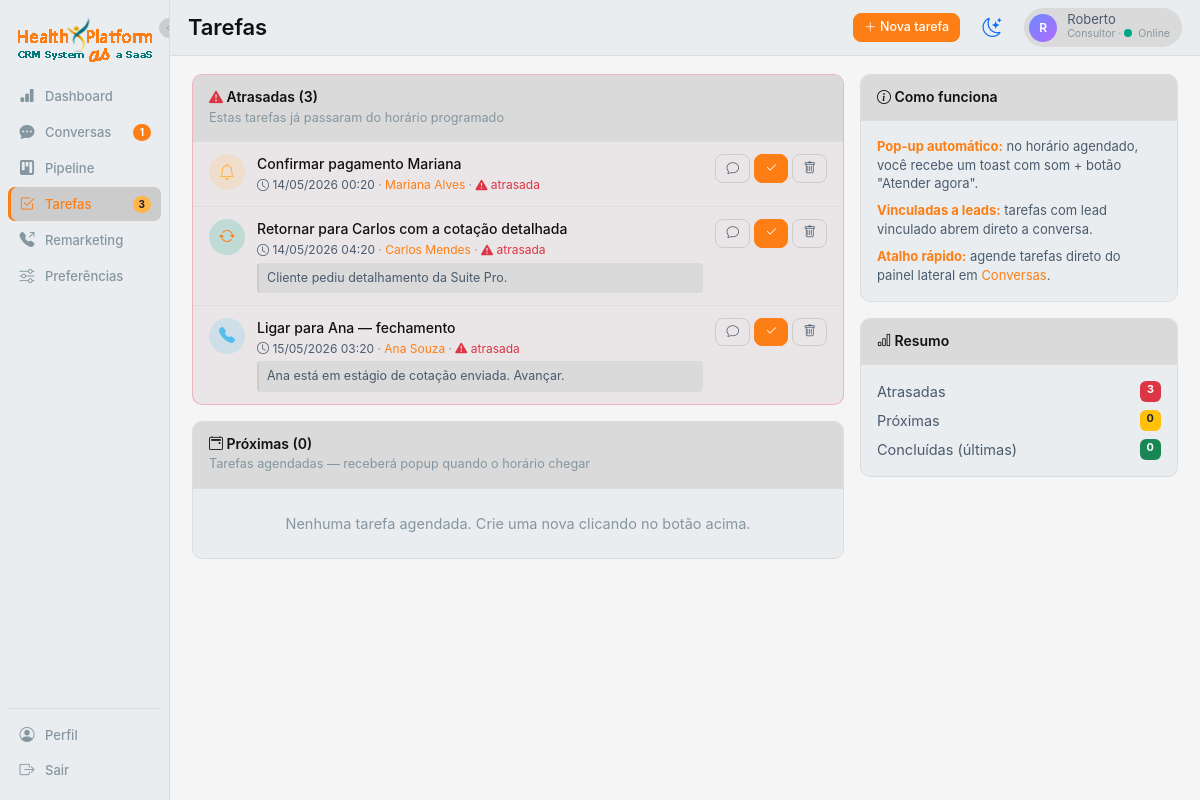
The app's page /tarefas (signed in), older data.
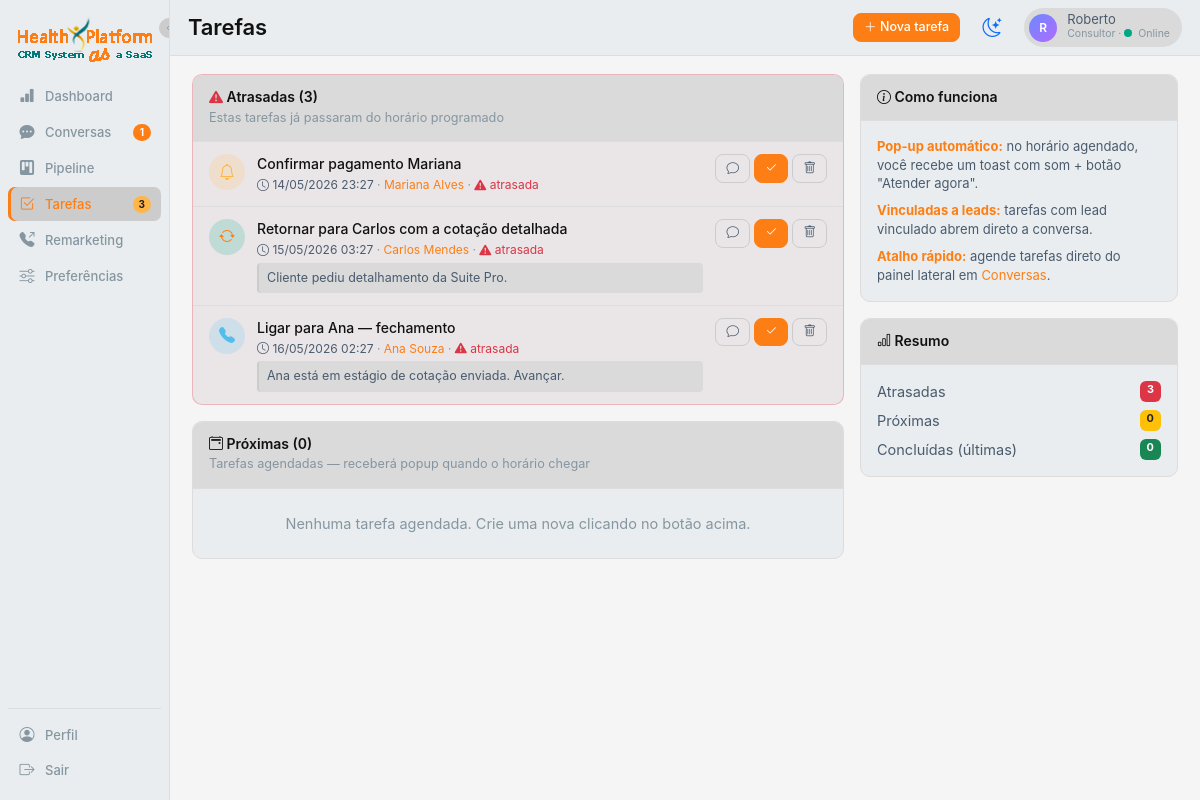
The same page, newer data.
### app.py (models this page shows, shortened)
class Task(db.Model):
    __tablename__ = 'tasks'
    id = db.Column(db.Integer, primary_key=True)
    user_id = db.Column(db.Integer, db.ForeignKey('users.id'), nullable=False)
    lead_id = db.Column(db.Integer, db.ForeignKey('leads.id'))  # opcional
    title = db.Column(db.String(200), nullable=False)
    description = db.Column(db.Text, default='')
    kind = db.Column(db.String(30), default='lembrete')  # lembrete | ligacao | followup_manual | reuniao
    scheduled_at = db.Column(db.DateTime, nullable=False)
    done = db.Column(db.Boolean, default=False)
    done_at = db.Column(db.DateTime)
    triggered = db.Column(db.Boolean, default=False)  # se já mostrou popup
    created_at = db.Column(db.DateTime, default=datetime.utcnow)
    user = db.relationship('User', backref='tasks')
    lead = db.relationship('Lead')

class Lead(db.Model):
    __tablename__ = 'leads'
    id = db.Column(db.Integer, primary_key=True)
    name = db.Column(db.String(120), nullable=False)
    phone = db.Column(db.String(40))
    email = db.Column(db.String(120))
    company = db.Column(db.String(120))
    source = db.Column(db.String(60), default='manual')  # origem (OCULTA para consultor se não foi ele que cadastrou)
    source_visible_to_consultor = db.Column(db.Boolean, default=False)  # true só se consultor criou
    stage = db.Column(db.String(40), default='mensagem_enviada')
    owner_id = db.Column(db.Integer, db.ForeignKey('users.id'))
    tags = db.Column(db.String(255), default='')
    notes = db.Column(db.Text, default='')
    created_at = db.Column(db.DateTime, default=datetime.utcnow)
    last_message_at = db.Column(db.DateTime)
    last_inbound_at = db.Column(db.DateTime)
    last_outbound_at = db.Column(db.DateTime)
    sent_without_response = db.Column(db.Integer, default=0)
    tem_cnpj = db.Column(db.Boolean)  # True = PME, False = PF
    categoria = db.Column(db.String(20))  # PF | PME | ADESAO (derivado de tem_cnpj quando aplicável)
    vidas = db.Column(db.Integer)  # quantas vidas (pode vir nulo da origem)
    preferencia_contato = db.Column(db.String(20), default='whatsapp')  # whatsapp | email | telefone
    budget = db.Column(db.Float, default=0.0)
    moved_to_remarketing_at = db.Column(db.DateTime)
    fups_sent_today = db.Column(db.Integer, default=0)
    fups_last_date = db.Column(db.Date)
    stage_entered_at = db.Column(db.DateTime, default=datetime.utcnow)
    owner = db.relationship('User', backref='leads')

### app.py (the view, shortened to what this page needs)
@app.route('/tarefas', methods=['GET', 'POST'])
@login_required
def tarefas():
    u = current_user()
    now = datetime.utcnow()
    pending = Task.query.filter_by(user_id=u.id, done=False).order_by(Task.scheduled_at.asc()).all()
    done = Task.query.filter_by(user_id=u.id, done=True).order_by(desc(Task.done_at)).limit(20).all()
    overdue = [t for t in pending if t.scheduled_at < now]
    upcoming = [t for t in pending if t.scheduled_at >= now]
    leads_q = Lead.query if u.role == 'admin' else Lead.query.filter_by(owner_id=u.id)
    leads = leads_q.order_by(Lead.name).all()
    return render_template('tarefas.html',
                           overdue=overdue, upcoming=upcoming, done=done,
                           leads=leads, now=now)

### app.py (called while the page is built)
def current_user():
    uid = session.get('user_id')
    if not uid:
        return None
    return db.session.get(User, uid)

def login_required(f):
    @wraps(f)
    def wrap(*args, **kwargs):
        if not session.get('user_id'):
            return redirect(url_for('login'))
        return f(*args, **kwargs)
    return wrap

def filter_leads_by_visibility(query, user):
    if user.role == 'master':
        return query
    if user.role == 'coordenador':
        return query.filter(Lead.owner_id.in_(visible_user_ids(user)))
    if user.role == 'lider':
        return query.filter(db.false())
    if user.role == 'admin':
        return query
    return query.filter(Lead.owner_id == user.id)

### templates/tarefas.html (shortened to what this page needs)
{% extends 'base.html' %}
{% block page_title %}Tarefas{% endblock %}
{% block topbar_extra %}
<button class="btn btn-brand btn-sm" data-bs-toggle="modal" data-bs-target="#newTaskModal">
  <i class="bi bi-plus-lg"></i> Nova tarefa
</button>
{% endblock %}
{% block content %}
<div class="row g-3">
  <div class="col-lg-8">
    {% if overdue %}
    <div class="card-cv mb-3 border-danger-soft">
      <div class="card-cv-header d-flex align-items-center justify-content-between">
        <div>
          <h5 class="mb-0"><i class="bi bi-exclamation-triangle-fill text-danger"></i> Atrasadas ({{ overdue|length }})</h5>
          <span class="muted small">Estas tarefas já passaram do horário programado</span>
        </div>
      </div>
      <div class="task-list">
        {% for t in overdue %}
        {% include "_task_row.html" %}
        {% endfor %}
      </div>
    </div>
    {% endif %}
    <div class="card-cv mb-3">
      <div class="card-cv-header">
        <h5 class="mb-0"><i class="bi bi-calendar2-event"></i> Próximas ({{ upcoming|length }})</h5>
        <span class="muted small">Tarefas agendadas — receberá popup quando o horário chegar</span>
      </div>
      <div class="task-list">
        {% if upcoming %}
          {% for t in upcoming %}
          {% include "_task_row.html" %}
          {% endfor %}
        {% else %}
          <div class="p-4 text-center text-mute">Nenhuma tarefa agendada. Crie uma nova clicando no botão acima.</div>
        {% endif %}
      </div>
    </div>
  </div>
  <div class="col-lg-4">
    <div class="card-cv mb-3">
      <div class="card-cv-header">
        <h5 class="mb-0"><i class="bi bi-info-circle"></i> Como funciona</h5>
      </div>
      <div class="p-3 fs-13 text-soft">
        <p class="mb-2"><b class="text-brand">Pop-up automático:</b> no horário agendado, você recebe um toast com som + botão "Atender agora".</p>
        <p class="mb-2"><b class="text-brand">Vinculadas a leads:</b> tarefas com lead vinculado abrem direto a conversa.</p>
        <p class="mb-0"><b class="text-brand">Atalho rápido:</b> agende tarefas direto do painel lateral em <a href="{{ url_for('conversas') }}" class="text-brand">Conversas</a>.</p>
      </div>
    </div>
    <div class="card-cv">
      <div class="card-cv-header">
        <h5 class="mb-0"><i class="bi bi-bar-chart"></i> Resumo</h5>
      </div>
      <div class="p-3">
        <div class="d-flex justify-content-between mb-2">
          <span class="text-soft">Atrasadas</span>
          <span class="badge bg-danger">{{ overdue|length }}</span>
        </div>
        <div class="d-flex justify-content-between mb-2">
          <span class="text-soft">Próximas</span>
          <span class="badge bg-warning text-dark">{{ upcoming|length }}</span>
        </div>
        <div class="d-flex justify-content-between">
          <span class="text-soft">Concluídas (últimas)</span>
          <span class="badge bg-success">{{ done|length }}</span>
        </div>
      </div>
    </div>
  </div>
</div>
{% endblock %}

### templates/_task_row.html
{% set kind_icons = {'lembrete':'bell','ligacao':'telephone-fill','followup_manual':'arrow-repeat','reuniao':'calendar-event'} %}
<div class="task-row {% if t.scheduled_at < now %}overdue{% endif %}">
  <div class="task-icon kind-{{ t.kind }}">
    <i class="bi bi-{{ kind_icons.get(t.kind, 'check2-square') }}"></i>
  </div>
  <div class="task-body">
    <div class="task-title">{{ t.title }}</div>
    <div class="task-meta">
      <span class="task-time">
        <i class="bi bi-clock"></i> {{ t.scheduled_at.strftime('%d/%m/%Y %H:%M') }}
      </span>
      {% if t.lead %}
        · <a href="{{ url_for('conversas', lead=t.lead.id) }}" class="text-brand">{{ t.lead.name }}</a>
      {% endif %}
      {% if t.scheduled_at < now %}
        · <span class="text-danger"><i class="bi bi-exclamation-triangle-fill"></i> atrasada</span>
      {% endif %}
    </div>
    {% if t.description %}<div class="task-desc">{{ t.description }}</div>{% endif %}
  </div>
  <div class="task-actions">
    {% if t.lead %}
    <a href="{{ url_for('conversas', lead=t.lead.id) }}" class="btn btn-sm btn-ghost" title="Abrir conversa">
      <i class="bi bi-chat"></i>
    </a>
    {% endif %}
    <form method="POST" action="{{ url_for('task_done', tid=t.id) }}" style="margin:0;">
      <button class="btn btn-sm btn-brand" title="Marcar como concluída"><i class="bi bi-check2"></i></button>
    </form>
    <form method="POST" action="{{ url_for('task_delete', tid=t.id) }}" style="margin:0;">
      <button class="btn btn-sm btn-ghost" title="Remover"><i class="bi bi-trash"></i></button>
    </form>
  </div>
</div>

Row changes from the older to the newer data that the page shows:
changed Task "Confirmar pagamento Mariana": scheduled_at "14/05/2026 00:20" → "14/05/2026 23:27"
changed Task "Retornar para Carlos com a cotação detalhada": scheduled_at "14/05/2026 04:20" → "15/05/2026 03:27"
changed Task "Ligar para Ana — fechamento": scheduled_at "15/05/2026 03:20" → "16/05/2026 02:27"
